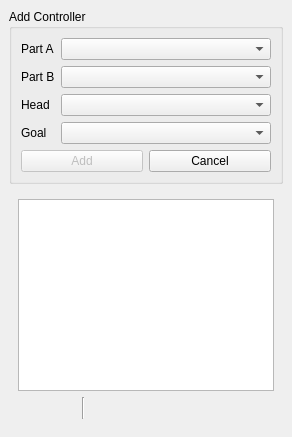
  <widget class="QDockWidget" name="frameControllers">
   <property name="windowTitle">
    <string>Controllers</string>
   </property>
   <attribute name="dockWidgetArea">
    <number>2</number>
   </attribute>
   <widget class="QWidget" name="dockWidgetContents">
    <layout class="QVBoxLayout" name="verticalLayout_9">
     <item>
      <widget class="QGroupBox" name="controllerDetails">
       <property name="title">
        <string>Add Controller</string>
       </property>
       <layout class="QFormLayout" name="formLayout_2">
        <property name="fieldGrowthPolicy">
         <enum>QFormLayout::ExpandingFieldsGrow</enum>
        </property>
        <item row="0" column="0">
         <widget class="QLabel" name="label_10">
          <property name="text">
           <string>Part A</string>
          </property>
          <property name="buddy">
           <cstring>controllerPartA</cstring>
          </property>
         </widget>
        </item>
        <item row="0" column="1">
         <widget class="QComboBox" name="controllerPartA">
          <property name="sizePolicy">
           <sizepolicy hsizetype="Expanding" vsizetype="Fixed">
            <horstretch>0</horstretch>
            <verstretch>0</verstretch>
           </sizepolicy>
          </property>
          <property name="toolTip">
           <string>First part in chain</string>
          </property>
          <property name="insertPolicy">
           <enum>QComboBox::InsertAlphabetically</enum>
          </property>
         </widget>
        </item>
        <item row="1" column="0">
         <widget class="QLabel" name="label_12">
          <property name="text">
           <string>Part B</string>
          </property>
          <property name="buddy">
           <cstring>controllerPartB</cstring>
          </property>
         </widget>
        </item>
        <item row="1" column="1">
         <widget class="QComboBox" name="controllerPartB">
          <property name="sizePolicy">
           <sizepolicy hsizetype="Expanding" vsizetype="Fixed">
            <horstretch>0</horstretch>
            <verstretch>0</verstretch>
           </sizepolicy>
          </property>
          <property name="toolTip">
           <string>Second part in chain (optional)</string>
          </property>
         </widget>
        </item>
        <item row="2" column="0">
         <widget class="QLabel" name="label_13">
          <property name="text">
           <string>Head</string>
          </property>
          <property name="buddy">
           <cstring>controllerHead</cstring>
          </property>
         </widget>
        </item>
        <item row="2" column="1">
         <widget class="QComboBox" name="controllerHead">
          <property name="sizePolicy">
           <sizepolicy hsizetype="Expanding" vsizetype="Fixed">
            <horstretch>0</horstretch>
            <verstretch>0</verstretch>
           </sizepolicy>
          </property>
          <property name="toolTip">
           <string>The part that tries to match the goal</string>
          </property>
         </widget>
        </item>
        <item row="3" column="0">
         <widget class="QLabel" name="label_14">
          <property name="text">
           <string>Goal</string>
          </property>
          <property name="buddy">
           <cstring>controllerGoal</cstring>
          </property>
         </widget>
        </item>
        <item row="3" column="1">
         <widget class="QComboBox" name="controllerGoal">
          <property name="sizePolicy">
           <sizepolicy hsizetype="Expanding" vsizetype="Fixed">
            <horstretch>0</horstretch>
            <verstretch>0</verstretch>
           </sizepolicy>
          </property>
          <property name="toolTip">
           <string>Head part tries to get as close as possible to the goal</string>
          </property>
         </widget>
        </item>
        <item row="4" column="0" colspan="2">
         <layout class="QHBoxLayout" name="horizontalLayout_8">
          <item>
           <widget class="QPushButton" name="btnConfirmController">
            <property name="enabled">
             <bool>false</bool>
            </property>
            <property name="text">
             <string>Add</string>
            </property>
            <property name="autoDefault">
             <bool>false</bool>
            </property>
            <property name="default">
             <bool>false</bool>
            </property>
            <property name="flat">
             <bool>false</bool>
            </property>
           </widget>
          </item>
          <item>
           <widget class="QPushButton" name="btnCancelController">
            <property name="text">
             <string>Cancel</string>
            </property>
           </widget>
          </item>
         </layout>
        </item>
       </layout>
      </widget>
     </item>
     <item>
      <widget class="QWidget" name="controllerView" native="true">
       <layout class="QVBoxLayout" name="controllerListFrame">
        <item>
         <widget class="QListWidget" name="controllerList"/>
        </item>
        <item>
         <layout class="QHBoxLayout" name="horizontalLayout_7">
          <item>
           <widget class="QPushButton" name="btnAddController">
            <property name="maximumSize">
             <size>
              <width>26</width>
              <height>26</height>
             </size>
            </property>
            <property name="toolTip">
             <string>Add controller</string>
            </property>
            <property name="text">
             <string/>
            </property>
            <property name="icon">
             <iconset resource="anim.qrc">
              <normaloff>:/icon/res/icon+.png</normaloff>:/icon/res/icon+.png</iconset>
            </property>
            <property name="flat">
             <bool>true</bool>
            </property>
           </widget>
          </item>
          <item>
           <widget class="QPushButton" name="btnRemoveController">
            <property name="enabled">
             <bool>false</bool>
            </property>
            <property name="maximumSize">
             <size>
              <width>26</width>
              <height>26</height>
             </size>
            </property>
            <property name="toolTip">
             <string>Delete controller</string>
            </property>
            <property name="text">
             <string/>
            </property>
            <property name="icon">
             <iconset resource="anim.qrc">
              <normaloff>:/icon/res/iconx.png</normaloff>:/icon/res/iconx.png</iconset>
            </property>
            <property name="flat">
             <bool>true</bool>
            </property>
           </widget>
          </item>
          <item>
           <widget class="Line" name="line_2">
            <property name="orientation">
             <enum>Qt::Vertical</enum>
            </property>
           </widget>
          </item>
          <item>
           <widget class="QPushButton" name="btmControllerDown">
            <property name="enabled">
             <bool>false</bool>
            </property>
            <property name="maximumSize">
             <size>
              <width>26</width>
              <height>26</height>
             </size>
            </property>
            <property name="toolTip">
             <string>Change controller order</string>
            </property>
            <property name="text">
             <string/>
            </property>
            <property name="icon">
             <iconset resource="anim.qrc">
              <normaloff>:/icon/res/icondown.png</normaloff>:/icon/res/icondown.png</iconset>
            </property>
            <property name="flat">
             <bool>true</bool>
            </property>
           </widget>
          </item>
          <item>
           <widget class="QPushButton" name="btnControllerUp">
            <property name="enabled">
             <bool>false</bool>
            </property>
            <property name="maximumSize">
             <size>
              <width>26</width>
              <height>26</height>
             </size>
            </property>
            <property name="toolTip">
             <string>Change controller order</string>
            </property>
            <property name="text">
             <string/>
            </property>
            <property name="icon">
             <iconset resource="anim.qrc">
              <normaloff>:/icon/res/iconup.png</normaloff>:/icon/res/iconup.png</iconset>
            </property>
            <property name="flat">
             <bool>true</bool>
            </property>
           </widget>
          </item>
          <item>
           <spacer name="horizontalSpacer_7">
            <property name="orientation">
             <enum>Qt::Horizontal</enum>
            </property>
            <property name="sizeHint" stdset="0">
             <size>
              <width>40</width>
              <height>20</height>
             </size>
            </property>
           </spacer>
          </item>
         </layout>
        </item>
       </layout>
      </widget>
     </item>
    </layout>
   </widget>
  </widget>
